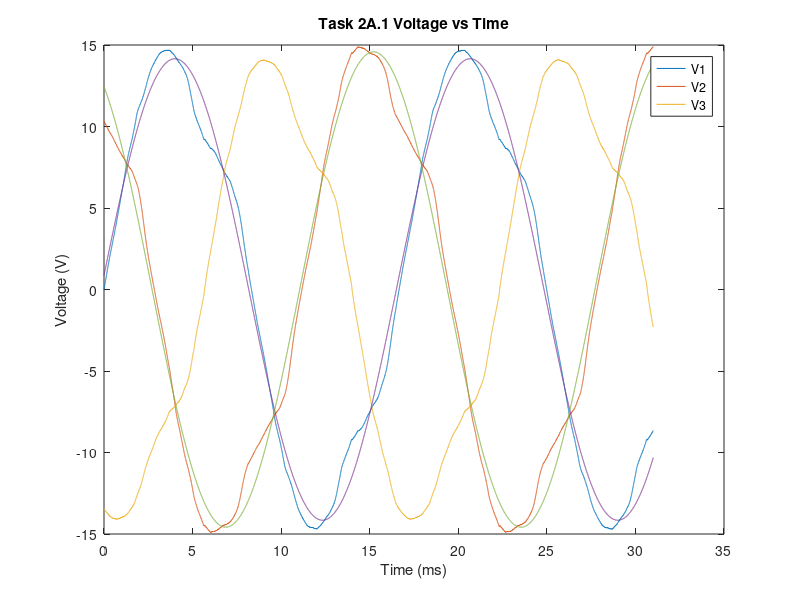

The MATLAB source for this figure: (Note: this script raises an error after producing the figure.)
%{
Matlab file for ELEC 342 Lab 1 AC/DC Circuits and Basic Measurements
Author: Braedan Chan Date: Sept, 26, 2022
%}
% Task 5: Calculation and Analysis 
clc; clear;

%{
%% Task 5.A: Instantaneous, Real, and Reactive Power in a Parallel RCL Circuit
Calculate the instantaneous, real, and reactive power based on your
recorded data from Task 1C, Step 3
Plot on separate sub-plots so you can clearly see all calculated powers one
after another.
Repeat this process for Task 1C steps 4 and 5
How has adding an inductor and capacitor changed the reactive and real
power?
2. Based on the measurements in Task 1C Step 5, draw the phasor diagram of
this case showing applied voltage V1, Input current I1, Inductor current I2
and Capacitor Current I3
%}



%{
%% Task 5.B: Single-Phase Phasor Diagram for the Series RLC circuit
Based on the measurement in Task 1D, Step 4, draw the phasor diagram for
this case showing applied phase voltage V1, input current I1, inductor
voltage V2 and capacitor voltage (V3)
Repeat this process for the sama measurement in Step 5.
Based on your diagrams, how does the voltage across the inductor and
capacitor relate to the applied voltage?
%}

%{
%% Task 5.C: Three-Phase Phasor Diagrams for Wye-connected RL load
Based on the measurement in task 2A, step 3, draw the phasor diagram for
this case showing applied voltages V1, V2, V3, and input currents I1, I2,
I3.
Repeat this process for Step 4 and Step 5
Based on your diagrams, how does the unbalanced load affect the phase
voltages when the neutral point on the load is not connected to the source
neutral?
What is the effect of connecting the neutral points in step 5?
What would happen in the case of an unbalanced load if the load phases are
connected as Delta as in Task 2B?
Explain based on the measurements in Table 6
%}

fileID = fopen('lab1D_task2a_BandP.txt','r');
fgetl(fileID); % Read and discard the first line

[A count] = fscanf(fileID,'%f %f %f %f %f %f %f\n',[7 Inf]);

fclose(fileID);
t = A(1,:);
V1 = A(2,:);
V2 = A(3,:);
V3 = A(4,:);
I1 = A(5,:);
I2 = A(6,:);
I3 = A(7,:);

V1a = 10.01*sqrt(2)*sin(2*pi*60/1000*t+3.5*pi/180); % The assumed measured value of V1 if it were an actual sinusoid.
V2a = 10.31*sqrt(2)*sin(2*pi*60/1000*t-238.6*pi/180);
% Plotting out the figure
figure(1); clf;
plot(t,V1,t,V2,t,V3,t,V1a,t,V2a);
title('Task 2A.1 Voltage vs Time');
xlabel('Time (ms)');
ylabel('Voltage (V)');
legend('V1','V2','V3');

%{
figure(2); clf;
plot(t,I1,t,I2,t,I3);
title('Task 2A.2 Current vs Time');
xlabel('Time (ms)');
ylabel('Current (A)');
legend('I1','I2','I3');
%}

figure(2); clf;
vec = [t,V1];
T = (t(2)-t(1))*1e-3; % Set the sample period by the difference between two adjacent time points in ms
Fs = 1/T;
t_vec = 0:1/Fs:t(1,end); % Set up an even time vector by using the sample period and the last time measurement
L = length(V1);
X = fft(V1,L);
X = X(1:L/2); % Take half the frequency spectrum
mx = abs(X); % Magnitude;
f = (0:L/2-1)*Fs/L; % Create the frequency vector
stem(f,mx,Linewidth=2.5);
xlim([0 120]); % Set where you want to look
xlabel("Frequency (Hz)", 'FontSize', 17);
ylabel('Voltage', 'FontSize', 17);
title('Voltage vs. Frequency of Input Voltage from Task 2A, Step 3', 'FontSize', 17);

figure(3); clf;
% Create a phasor plot for the applied phase voltages and currents
Vi = [10.01*(cos(deg2rad(3.5)+i*sin(deg2rad(3.5)))) 10.31*(cos(deg2rad(-238.6))+i*sin(deg2rad(-238.6))) 9.72*(cos(deg2rad(-116.7))+i*sin(deg2rad(-116.7)))];
plotArrow(abs(Vi(1)), angle(Vi(1)), 'r');
plotArrow(abs(Vi(2)), angle(Vi(2)), 'b');
plotArrow(abs(Vi(3)), angle(Vi(3)), 'g');
% And now to plot the current phasors
title('Voltage Phasors Task 5C')

figure(4); clf;
I1i = 0.28 * exp(deg2rad(-41.1)*j);
I2i = 0.29 * exp(deg2rad(-77.5)*j);
I3i = 0.29 * exp(deg2rad(-162.5)*j);
plotPhasor(abs(I1i), angle(I1i));
plotPhasor(abs(I2i), angle(I2i));
plotPhasor(abs(I3i), angle(I3i));


%Draw an Arrowhead and a small circle to show the x-axis intercept).
% Take as input the magnitude and phase in radians. Also the color you want
% it plotted in
function plotArrow(A,phi,c)
hold on

%Define Arrow.
x=[0 A A-0.2 A A-0.2]';
y=[0 0 0.2 0 -0.2]';
%Rotate Arrow.

x1=x*cos(phi)-y*sin(phi);
y1=x*sin(phi)+y*cos(phi);
%Plot Arrow.
plot(x1,y1,c,'LineWidth',2)

%Define small circle and plot it on x axis.
theta=0:pi/4:2*pi;
xp=A*cos(phi)+0.1*cos(theta);
yp=0.1*sin(theta);
fill(xp,yp,c,'EdgeColor',c);

%Draw dotted circle to show magnitude of error.
theta=0:0.1:2*pi;
plot(A*cos(theta),A*sin(theta),char(c,':'));
grid on;
end

function plotPhasor(A,phi)
hold on;
% Starting position of vector
x_start_pos = 0;
y_start_pos = 0;

% Head position of vector
x_final_pos = A*cos(phi);
y_final_pos = A*sin(phi);
% Creating arrow 
hArr = annotation('arrow',[x_start_pos x_final_pos],[y_start_pos y_final_pos]);

end
%{
adft = fft(V2);
V2m = abs(adft(61))
V2p = angle(adft(61))

adft = fft(V3);
V3m = abs(adft(61))
V3p = angle(adft(61))

adft = fft(I1);
I1m = abs(adft(61))
I1p = angle(adft(61))

adft = fft(I2);
I2m = abs(adft(61))
I2p = angle(adft(61))

adft = fft(I3);
I3m = abs(adft(61))
I3p = angle(adft(61))
%}

%{
Art of the fft
Use Fourier transforms to find the frequency components of a signal buried in noise.

Eg. Specify the parameters of a signal with a sampling frequency of 1 kHz and a signal duration of 1.5 seconds.

Fs = 1000;            % Sampling frequency                    
T = 1/Fs;             % Sampling period       
L = 1500;             % Length of signal
t = (0:L-1)*T;        % Time vector

Form a signal containing a 50 Hz sinusoid of amplitude 0.7 and a 120 Hz sinusoid of amplitude 1.
S = 0.7*sin(2*pi*50*t) + sin(2*pi*120*t);

Corrupt the signal with zero-mean white noise with a variance of 4.
X = S + 2*randn(size(t));

Plot the noisy signal in the time domain. It is difficult to identify the frequency components by looking at the signal X(t).

Compute the Fourier transform of the signal.
Y = fft(X);

Compute the two-sided spectrum P2. Then compute the single-sided spectrum P1 based on P2 and the even-valued signal length L.
P2 = abs(Y/L);
P1 = P2(1:L/2+1);
P1(2:end-1) = 2*P1(2:end-1);

Define the frequency domain f and plot the single-sided amplitude spectrum P1. The amplitudes are not exactly at 0.7 and 1, as expected, 
because of the added noise. On average, longer signals produce better frequency approximations.
f = Fs*(0:(L/2))/L;
plot(f,P1) 
title("Single-Sided Amplitude Spectrum of X(t)")
xlabel("f (Hz)")
ylabel("|P1(f)|")

Now, take the Fourier transform of the original, uncorrupted signal and retrieve the exact amplitudes, 0.7 and 1.0.
Y = fft(S);
P2 = abs(Y/L);
P1 = P2(1:L/2+1);
P1(2:end-1) = 2*P1(2:end-1);

plot(f,P1) 
title("Single-Sided Amplitude Spectrum of S(t)")
xlabel("f (Hz)")
ylabel("|P1(f)|")

%}

% Now the matrix A contains all the information from the file.
% 

%{
%% Task 5.D: Harmonics in AC mains
Use any of the measured/recorded voltages in task 1 or 2, first plot the
recorded voltage waveform.
How close is this waveform to an ideal sinusoid?
Use the MATLAB FFT command to calculate the harmonic constant.
Also plot this content where the harmonic amplitudes are either in volts or
normalized with respect to the fundamental component.
The frequency axis should have units of Hz.
Read the reference material on fft()
You will need to rescale the output of fft to display the harmonic spectrum
properly.
What do you think can cause harmonics in AC systems and in the Lab in
particular?
%}
%{
%% Task 5.E: Single-Phase AC-DC rectifiers
Use the measured/recorded current from task 3A, first plot the recorded
current waveform. How close is this waveform to an ideal sinusoid?
Use fft() to calculate the harmonic content.
Also plot this content where the harmonic amplitudes are either in Amps or
normalized with respect to the fundamental component same as in task 5D
What could be the result of such loads on AC mains?
%}
%{
%% Task 5.F: Three-Phase AC-DC Rectifiers
Use the measured/recorded currents from Task 4, Step 4
Plot the recorded currents I1, I2, I3 waveforms.
Explain the difference between I2 and I3.

Use fft() to calculate the harmonic content of the phase current I1.
How does the waveform of the phase current I1 in Task 4 differ from the
current I1 in Task 3A?
%}